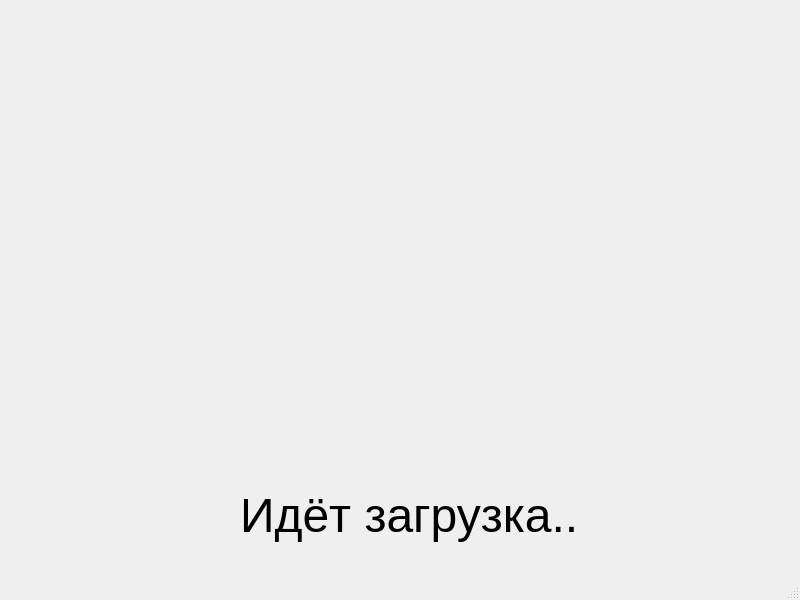
<?xml version="1.0" encoding="UTF-8"?>
<ui version="4.0">
 <class>VoiceHome</class>
 <widget class="QMainWindow" name="VoiceHome">
  <property name="geometry">
   <rect>
    <x>0</x>
    <y>0</y>
    <width>800</width>
    <height>600</height>
   </rect>
  </property>
  <property name="windowTitle">
   <string>VoiceHome</string>
  </property>
  <widget class="QWidget" name="centralwidget">
   <widget class="QLabel" name="label">
    <property name="geometry">
     <rect>
      <x>300</x>
      <y>-20</y>
      <width>200</width>
      <height>200</height>
     </rect>
    </property>
    <property name="text">
     <string/>
    </property>
    <property name="pixmap">
     <pixmap resource="images.qrc">:/images/voicehomelogo-removebg-preview(1).png</pixmap>
    </property>
   </widget>
   <widget class="QLabel" name="label_2">
    <property name="geometry">
     <rect>
      <x>240</x>
      <y>470</y>
      <width>341</width>
      <height>91</height>
     </rect>
    </property>
    <property name="font">
     <font>
      <pointsize>36</pointsize>
     </font>
    </property>
    <property name="text">
     <string>Идёт загрузка...</string>
    </property>
   </widget>
  </widget>
  <widget class="QMenuBar" name="menubar">
   <property name="geometry">
    <rect>
     <x>0</x>
     <y>0</y>
     <width>800</width>
     <height>21</height>
    </rect>
   </property>
  </widget>
  <widget class="QStatusBar" name="statusbar"/>
 </widget>
 <resources>
  <include location="images.qrc"/>
 </resources>
 <connections/>
</ui>
